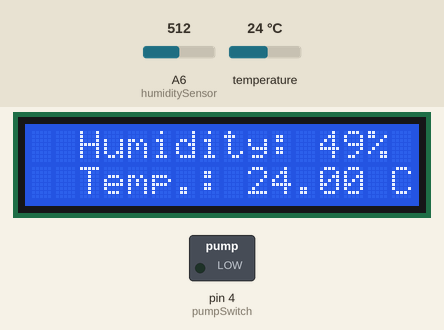
Simulated run of this sketch. Board: Arduino Nano, built with avr-gcc and run on an emulated ATmega328P. On the bench: 16×2 character LCD, switched loads named in the sketch (green lamp = pin HIGH). The test bench sets the inputs (shaded band); at power-on: temperature 24 °C, A6 (humiditySensor) = 512.

Above: at 1.2 s.
1.3 s: temperature set to 12 °C
At 11.2 s:
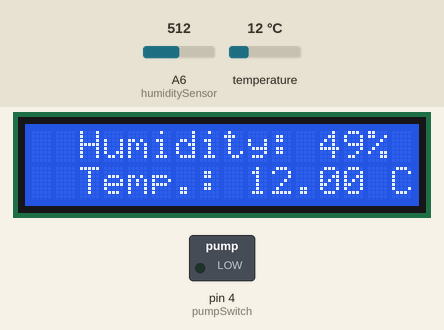
12.1 s: A6 (humiditySensor) set to 716
At 21.2 s:
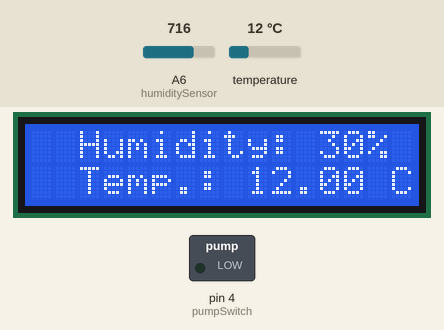
21.8 s: temperature set to 19 °C
At 31.2 s:
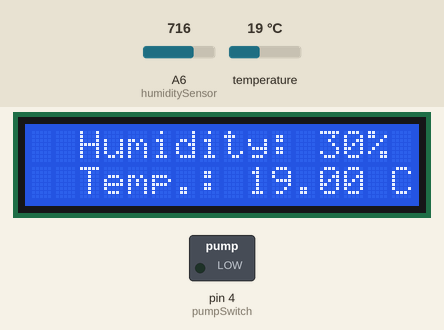
31.6 s: A6 (humiditySensor) set to 900
At 41.1 s:
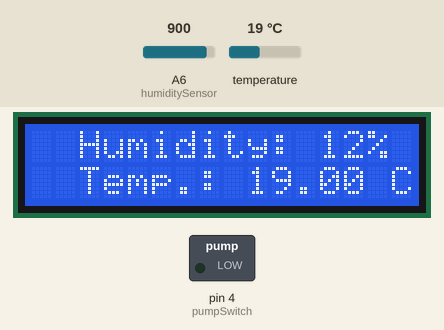
41.4 s: temperature set to 28 °C
At 50.9 s:
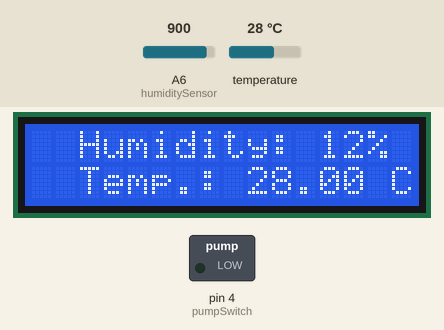
51.2 s: A6 (humiditySensor) set to 1023
At 59.9 s:
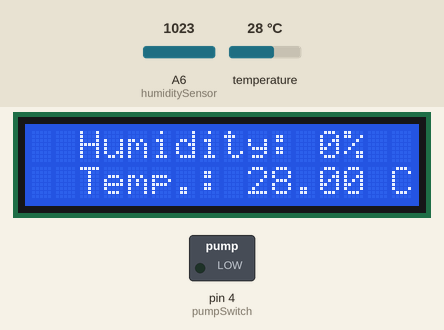
Timing chart, 0 to 61.4 s (numbered marks = the images above; inputs shaded):
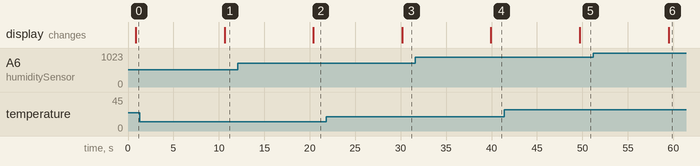

Measured:
- after the input at 1.3 s, the display: changes after 9.3 s (image 1)
- after the input at 12.1 s, the display: changes after 8.3 s (image 2)
- after the input at 21.8 s, the display: changes after 8.4 s (image 3)
- after the input at 31.6 s, the display: changes after 8.3 s (image 4)
- after the input at 41.4 s, the display: changes after 8.3 s (image 5)
- after the input at 51.2 s, the display: changes after 8.3 s (image 6)

The sketch:

ProjectGreenThumb.ino
```cpp
#include <LiquidCrystal.h>
#include <DallasTemperature.h>
#include <OneWire.h>

#define pumpSwitch 4

#define humiditySensor A6
#define temperatureSensor 5

int humidityPercentage;
int humidityData;

float temperature;

LiquidCrystal lcd(7, 8, 9, 10, 11, 12);

OneWire oneWirePin(temperatureSensor);
DallasTemperature tSensors(&oneWirePin);

void setup() {
 lcd.begin(16, 2);
 lcd.print("Starting up...");
 tSensors.begin();
 pinMode(pumpSwitch, OUTPUT);
}


void RequestSoilHumidity(){
  humidityData = analogRead(humiditySensor);
  humidityPercentage = map(humidityData, 1023, 0, 0, 100);
}

void RequestAmbiantTemperature(){
  tSensors.requestTemperatures();
  temperature = tSensors.getTempCByIndex(0);
}

int count =0; //ammmount of cycles needed in order to turn on the pump
const int secondsInADay=86400;

void loop() {


    RequestSoilHumidity();
    RequestAmbiantTemperature();

    lcd.clear();

    lcd.print("  Humidity: "); lcd.print(humidityPercentage); lcd.print("%");
    lcd.setCursor(2,1); lcd.print("Temp.: "); lcd.print(temperature ); lcd.print(" C");
    count++;


    if(count*10==secondsInADay) //takes roughly 10 seconds for a cycle scan- times the number of them
    {
       count=0;
       digitalWrite(pumpSwitch, HIGH);
       delay(5000);
       digitalWrite(pumpSwitch, LOW);
       lcd.begin(16, 2);
    }

     delay(9000); //break between scannin
}
```
